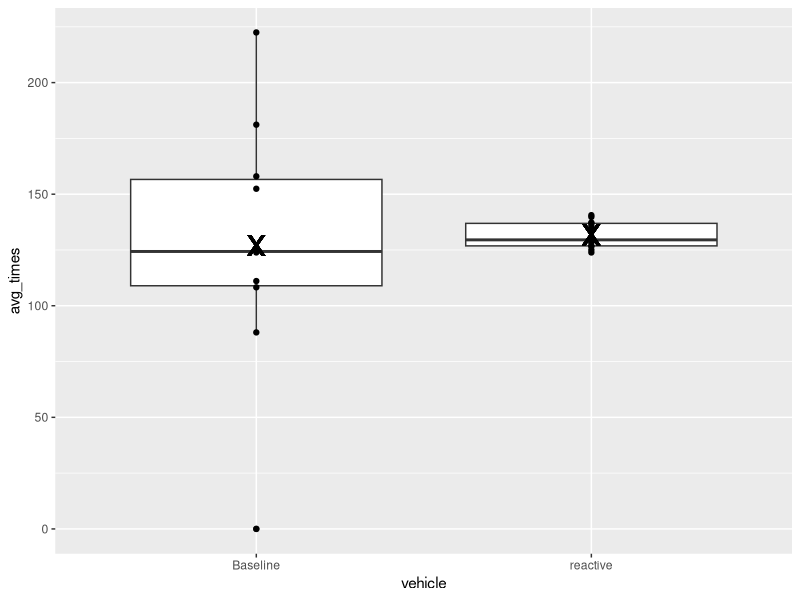

This figure's R source:
## ---- chunk 1
knitr::opts_chunk$set(echo = FALSE)

data = read.csv("DataTable.csv")
library(ggplot2)
library(dplyr)
library(tidyr)
library(knitr)

## ---- chunk 2
kernel_gen = data %>%
  filter(EvalName=="KernelGen")%>%
  select(kernel_mode, map_name, avg_times)%>%
  group_by(map_name)

# tab = table(kernel_gen$map_name, c)

kable(kernel_gen)
## ---- chunk 3
repeatability = data %>%
  filter(EvalName=="Baseline"| EvalName=='KernelSSS')%>%
  filter(avg_times<1000)%>%
  select(map_name, avg_times, success_rate, vehicle)%>%
  group_by(vehicle)%>%
  mutate(mean_time=mean(avg_times))%>%
  ggplot(aes(x=vehicle, y=avg_times, group=vehicle))+
  geom_boxplot()+
  geom_point()+
  geom_point(aes(y=mean_time), shape='x', size=10)
repeatability
